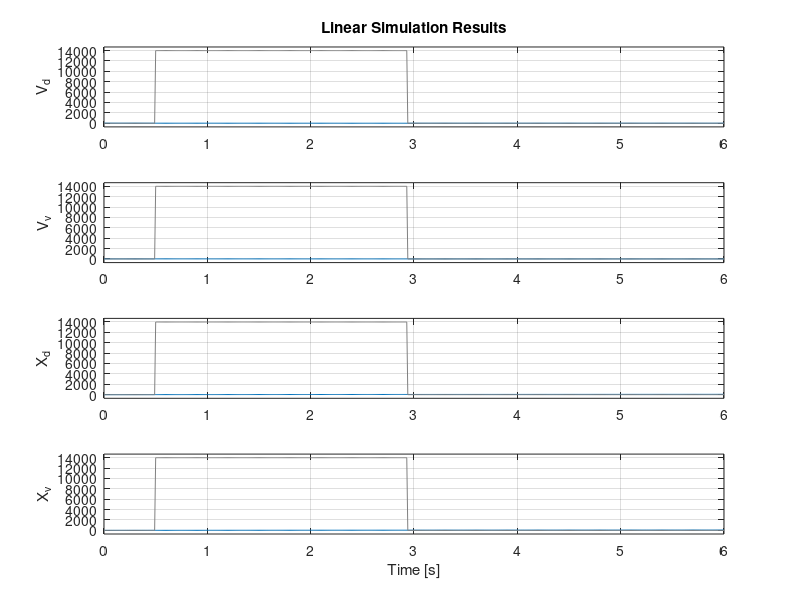
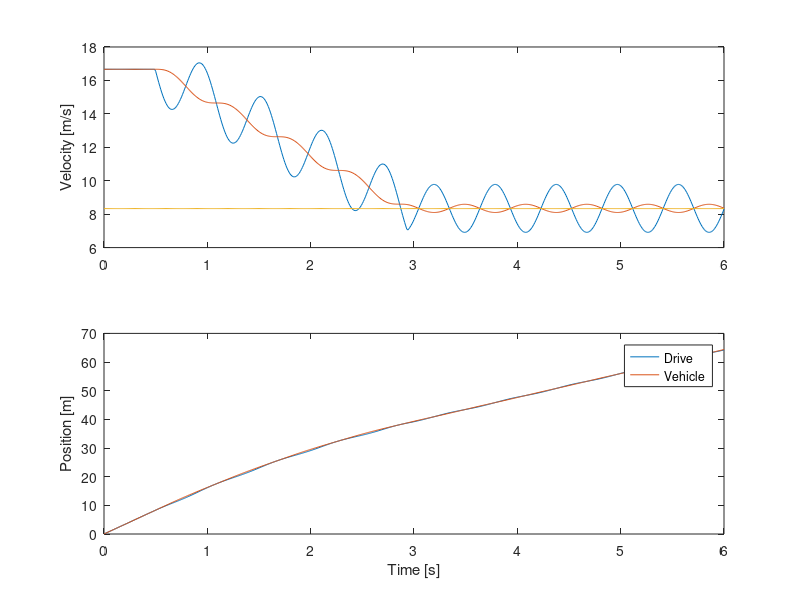

Source code (MATLAB) for these figures, in order:
clear all; close all; clc;
pkg load control

figure()
vInitial = 60 / 3.6; % m/s
vFinal = 30 / 3.6; % m/s
lengthRope = 120; % M
mVehicle = 3500; % kg
mDrive = 600; % kg

##kRope = 13402517.3; # Wire
kRope = 6935401.117; # Polymer 
kRope /= lengthRope;

tStep = 1/10000;
tStep = .01
tFinal = 6;

fMax = 13982.6087; #Barrier Dynamic Model, Cell 


A = zeros(4);
A([1:2],[3:4]) = [-kRope/mDrive, kRope/mDrive;
                 kRope/mVehicle, -kRope/mVehicle];    
A([3:4],[1:2]) = eye(2);

B = zeros(4,1);
# Let input be in term of 10,000 N.  This keeps the input magnitue low for automatic axis for plotting.  G proper
B(1) = -1/mDrive;

C = eye(4);
D = 0;       

G = ss(A, B, C, D)
names = {'V_d', 'V_v','X_d','X_v'};
G.stname = names
G.outputname = names

#Compute the energy to take out of the system
energyOut = 1/2* (mVehicle + mDrive) * (vInitial ^ 2 - vFinal ^ 2); # this is wrong.  Gives 
energyOut = (mVehicle + mDrive) * (vInitial - vFinal)
#Time to remove energy at constant force
tImpulse = energyOut / (fMax);
iImpulse = round(tImpulse / tStep);


T = 0:tStep:tFinal;
##U = 2 * ones(size(T'));
##U = 50 * exp(-T/.3);
uOffset = round(.5 / tStep)
U = zeros(size(T));
U(uOffset + [1:iImpulse]) = fMax;


##plot(T,U)

x0 = [vInitial, vInitial, 0, 0];
lsim(G, U, T, x0);

 [Y, T, X] = lsim(G, U, T, x0);

 figure()
subplot(211)
plot(T, Y(:, 1))
hold on
plot(T, Y(:, 2))
plot(T, vFinal * ones(size(T)))
ylabel('Velocity [m/s]')

subplot(212)
plot(T, Y(:, 3))
hold on
plot(T, Y(:, 4))
ylabel('Position [m]')
xlabel('Time [s]')
legend('Drive', 'Vehicle')

##step(G, 10)
##
##wn =  300
##wn2 = 400
##zeta = sqrt(2)/2;
##
##
##p(1) = -zeta*wn + i*sqrt(1-zeta^2)
##p(2) = -zeta*wn + i*sqrt(1-zeta^2)
##p(4) = -zeta*wn2 + i*sqrt(1-zeta^2)
##p(3) = -zeta*wn2 + i*sqrt(1-zeta^2)
##
##K = place(A, B, p)
##
##Gcl = ss(A-B*K, B, C, D)
##step(Gcl)
##
##
##T = 0:.001:1;
##U = ones(size(T'))*[vFinal, vFinal 0 0];
##U = 2500 * ones(size(T'));
##
##[y, t, x] = lsim(G, U, T, x0);
##x0 = [vInitial, vInitial, 0, 0];